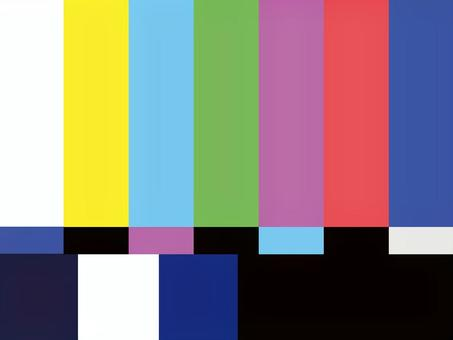
#> input picture jeha pt 5/img/colorbar.jpeg, 453 x 340 px
$ python hist_with_parse.py
#> lines starting #> are read from the running program, lines starting #| are printed output that depends on the picture; after the words box and inside, x2 and y2 are one past the last pixel; in counts of white or black regions, pixels touching at a corner belong together
import numpy as np
import os
import cv2

#buka gambar
img_path = os.path.join(".","img/colorbar.jpeg")
img = cv2.imread(img_path)
#> img is the input picture: shape (340, 453, 3); mean B, G, R 127.9, 131, 138

def plot_histogram(image, title, mask=None):
#> called with title = 'Original Image Histogram'
    chans = cv2.split(image)
    colors = ("b", "g", "r")
    cv2.imshow(title, image)
    for (chan, color) in zip(chans, colors):
        hist = cv2.calcHist([chan], [0], mask, [256], [0, 256])
        hist = hist.flatten()
        hist_img = np.zeros((300, 256, 3), dtype="uint8")
        cv2.normalize(hist, hist, 0, 255, cv2.NORM_MINMAX)
        for x in range(1, 256):
            cv2.line(hist_img, (x - 1, 300 - int(hist[x - 1])),
                     (x, 300 - int(hist[x])),
                     (255 if color == "b" else 0,
                      255 if color == "g" else 0,
                      255 if color == "r" else 0), 2)
        cv2.imshow(f"{title} - {color.upper()} Histogram", hist_img)
#> this loop made 3 passes
#> color on passes 1 to 3: 'b', 'g', 'r'
#> pass 1, in plot_histogram, `cv2.imshow(f"{title} - {color.upper()} Histogram", hist_img)`:
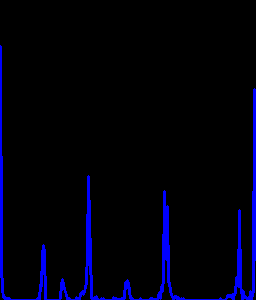
#> window 'Original Image Histogram - B H': shape (300, 256, 3); mean B, G, R 13.1, 0, 0
#> after the loop:
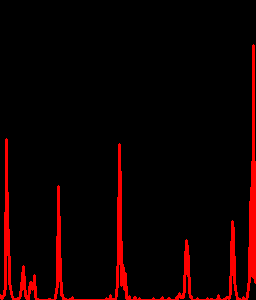
#> hist_img: shape (300, 256, 3); mean of channels 0, 1, 2 0, 0, 15.6; drawn as B, G, R

cv2.imshow("Original Image", img)
plot_histogram(img, "Original Image Histogram")
mask = np.zeros(img.shape[:2], dtype="uint8")
cv2.rectangle(mask, (50, 50), (250, 250), 255, -1)
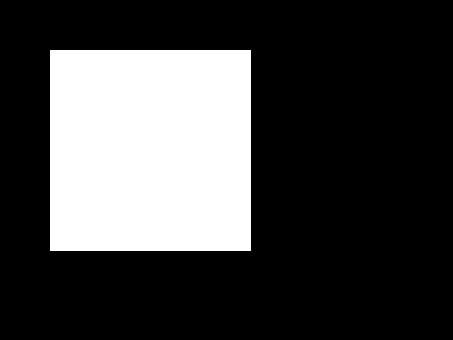
#> mask: shape (340, 453); 26.2% white; 1 white region, box (x1, y1, x2, y2) and area: (50, 50, 251, 251) 40401
cv2.imshow("Mask", mask)

masked_img = cv2.bitwise_and(img, img, mask=mask)
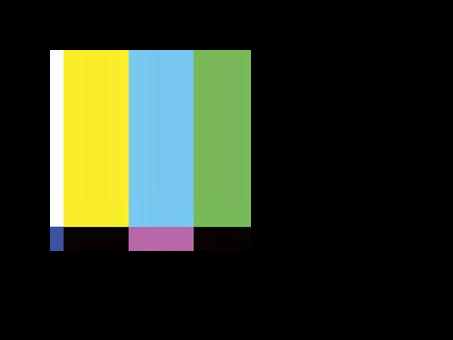
#> masked_img: shape (340, 453, 3); mean B, G, R 32.9, 49.9, 41.7
cv2.imshow("Masked Image", masked_img)
plot_histogram(img, "Masked Image Histogram", mask=mask)
#> call 2 of plot_histogram, with title = 'Masked Image Histogram'
#> the loop in plot_histogram (call 2), `for (chan, color) in zip(chans, colors):` made 3 passes
#> pass 1, in plot_histogram (call 2), `cv2.imshow(f"{title} - {color.upper()} Histogram", hist_img)`:
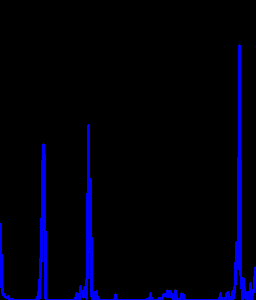
#> window 'Masked Image Histogram - B His': shape (300, 256, 3); mean B, G, R 12.9, 0, 0
#> pass 2, in plot_histogram (call 2), `cv2.imshow(f"{title} - {color.upper()} Histogram", hist_img)`:
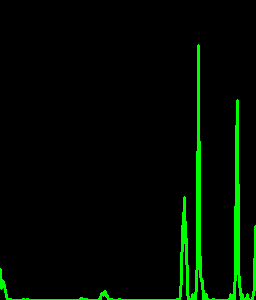
#> window 'Masked Image Histogram - G His': shape (300, 256, 3); mean B, G, R 0, 11.1, 0
#> after the loop in plot_histogram (call 2), `for (chan, color) in zip(chans, colors):`:
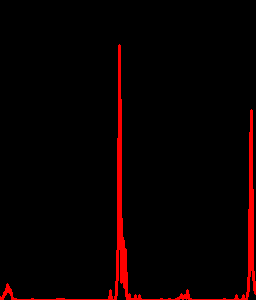
#> hist_img: shape (300, 256, 3); mean of channels 0, 1, 2 0, 0, 9.4; drawn as B, G, R

cv2.waitKey(50000)
